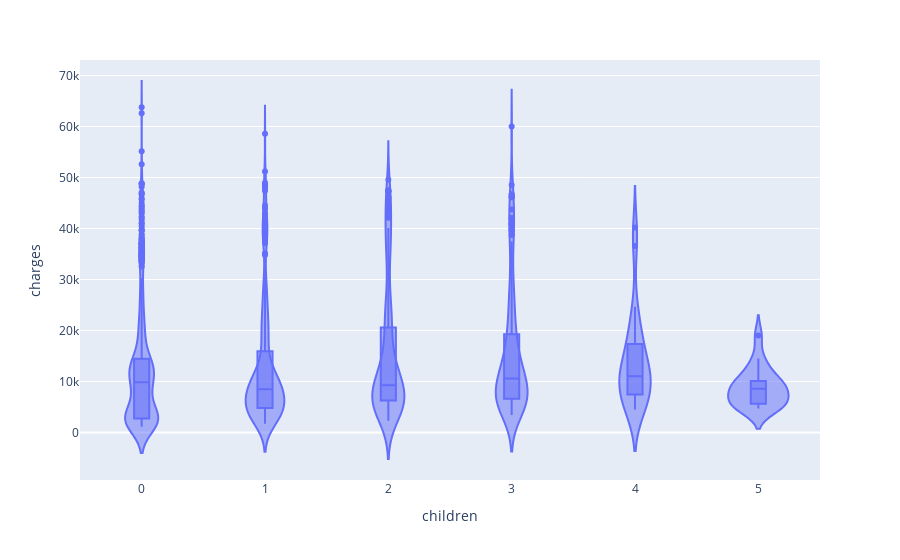

The code cell stored with this chart in its notebook:
### Code cell
px.violin(df,
          y='charges',
          x='children',
          box=True
)

### Figure 1 — Plotly figure (JSON) as saved in the notebook; plotly's stock layout.template omitted (floating-point values rounded to 4 significant figures; data arrays with more than 128 entries replaced by an {"elided": "..."} marker saying what was removed)
{"data": [{"alignmentgroup": "True", "box": {"visible": true}, "hovertemplate": "children=%{x}<br>charges=%{y}<extra></extra>", "legendgroup": "", "marker": {"color": "#636efa"}, "name": "", "offsetgroup": "", "orientation": "v", "scalegroup": "True", "showlegend": false, "type": "violin", "x": {"elided": "1338 int values"}, "x0": " ", "xaxis": "x", "y": {"elided": "1338 float values"}, "y0": " ", "yaxis": "y"}], "layout": {"legend": {"tracegroupgap": 0}, "margin": {"t": 60}, "violinmode": "group", "xaxis": {"anchor": "y", "domain": [0, 1], "title": {"text": "children"}}, "yaxis": {"anchor": "x", "domain": [0, 1], "title": {"text": "charges"}}}}
